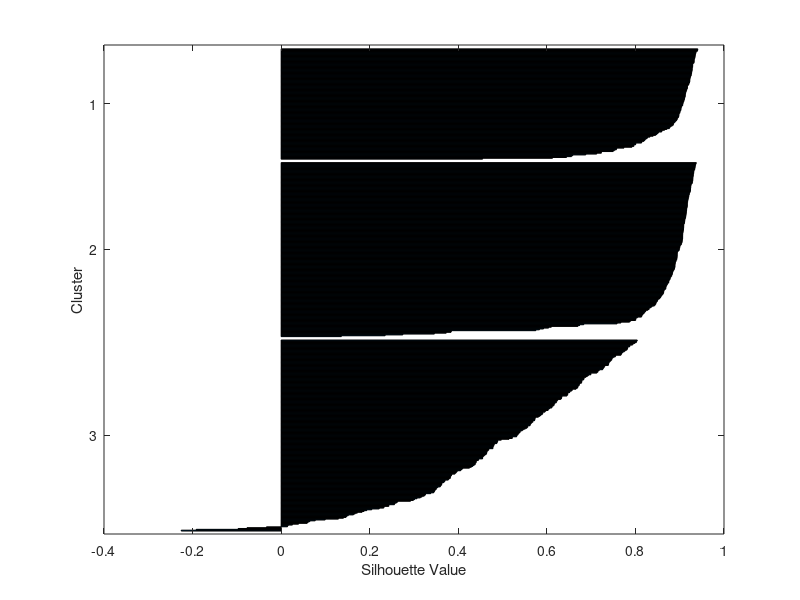
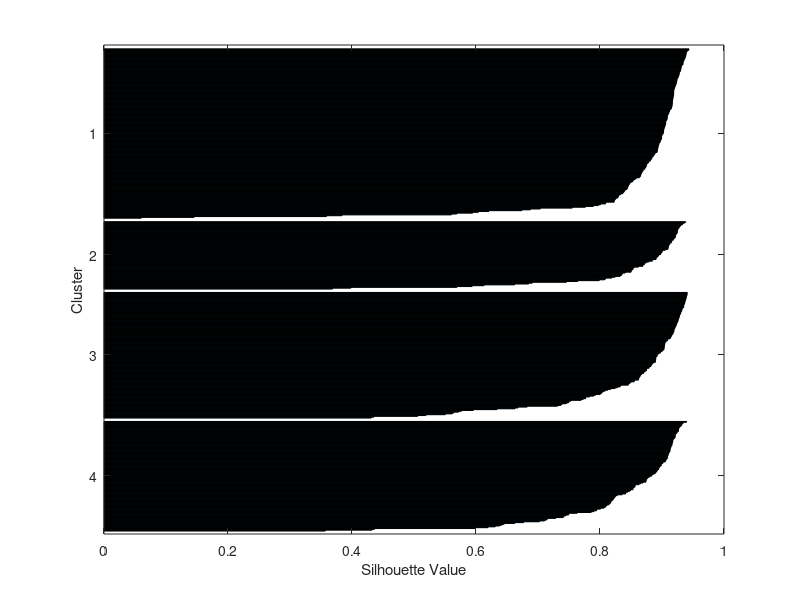
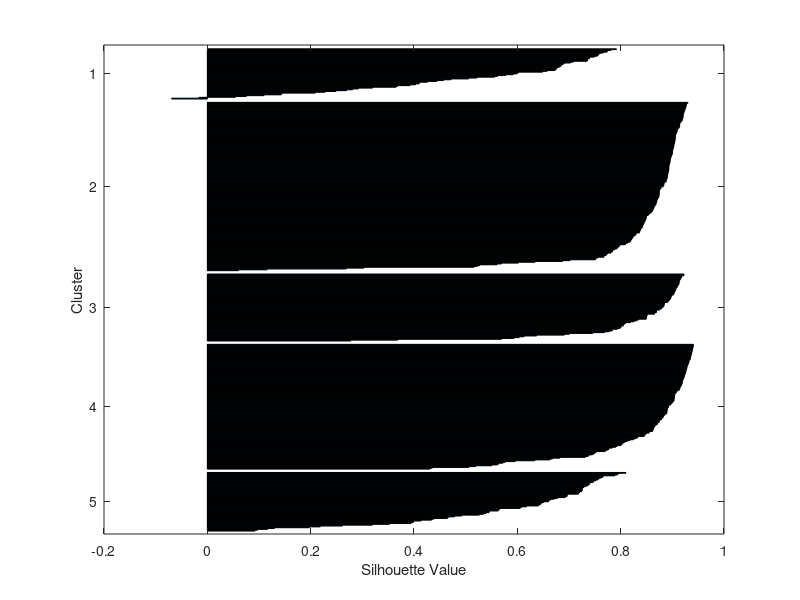
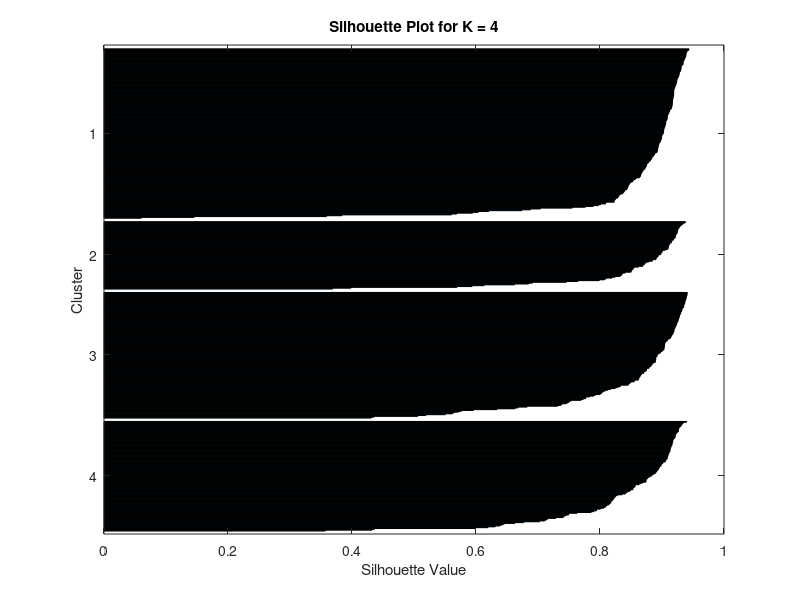

Source code (MATLAB) for these figures, in order: (Note: this script raises an error after producing the figures.)
% Load the dataset
load kmeansdata.mat; 

% Define Clusters
clusters = [3, 4, 5];

% Best Silhouette and the optimal K
bestSilhoue = -Inf;
optimalK = 0;

% Loop cluster numbers
for k = clusters
    
    % K-means clustering
    [idx, C] = kmeans(X, k); 
    scores = silhouette(X, idx);
    meanSilh = mean(scores);
    
    % Silhouette score for K
    disp(['Mean Silhouette score for K = ' num2str(k) ': ' num2str(meanSilh)]);
    
    % Update the best Silhouette score and the optimal K
    if meanSilh > bestSilhoue
        bestSilhoue = meanSilh;
        optimalK = k;
        best_idx = idx;
        best_C = C;
    end
end

% Display the optimal number of clusters
disp(['The optimal number of clusters is ' num2str(optimalK) ' based on Silhouette score']);

% Plot Silhouette for the optimal K
figure;
silhouette(X, best_idx);
title(['Silhouette Plot for K = ' num2str(optimalK)]);

% Plot clusters and centroids for the optimal K
figure;
gscatter(X(:, 1), X(:, 2), best_idx);
hold on;
plot(best_C(:, 1), best_C(:, 2), 'kx', 'MarkerSize', 13, 'LineWidth', 3);
title(['Cluster Assignments and Centroids for K = ' num2str(optimalK)]);
legend_entries = cellstr(num2str((1:optimalK)', 'Cluster %d'));
legend(legend_entries, 'Location', 'NW');
hold off;
